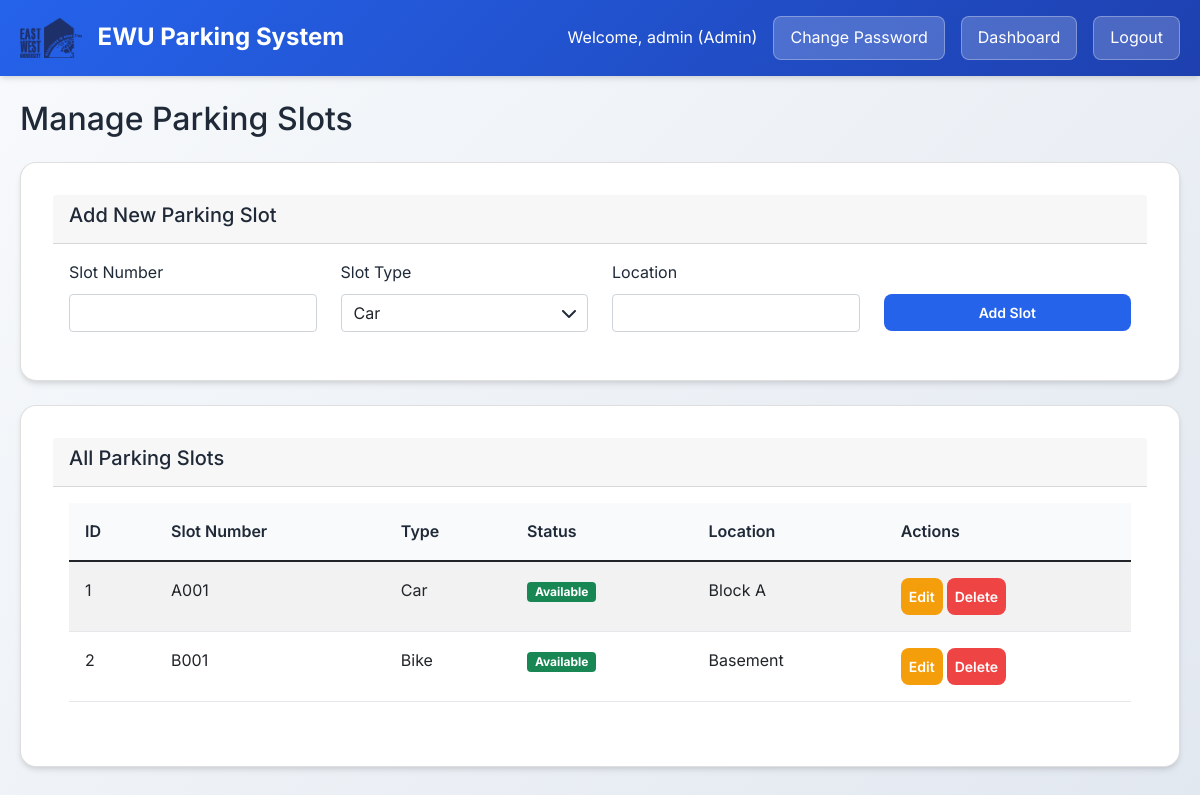
The page /manage_slots.php (signed in) on the database its author committed.
### tables this page shows
CREATE TABLE Parking_Slot (
    Parking_slot_id INT AUTO_INCREMENT PRIMARY KEY,
    Slot_number VARCHAR(10) UNIQUE NOT NULL,
    Slot_type ENUM('Car', 'Bike') NOT NULL,
    Is_occupied ENUM('yes', 'no') DEFAULT 'no',
    Location VARCHAR(50) NOT NULL
);

### db.php (called while the page is built, shortened)
<?php
function getDBConnection() {
    $conn = new mysqli(DB_HOST, DB_USER, DB_PASS, DB_NAME);
    return $conn;
}
?>

### models/ParkingSlot.php (called while the page is built, shortened)
<?php
require_once __DIR__ . '/../db.php';
class ParkingSlot {
    private $conn;
    public function __construct() {
        $this->conn = getDBConnection();
    }
    public function readAll() {
        $result = $this->conn->query("SELECT * FROM Parking_Slot");
        return $result->fetch_all(MYSQLI_ASSOC);
    }
}
?>

### manage_slots.php (the view, shortened to what this page needs)
<?php
require_once 'models/ParkingSlot.php';
$slotModel = new ParkingSlot();
$user_role = $_SESSION['role'];
$is_admin = ($user_role === 'Admin');
$slots = $slotModel->readAll();
?>
<!DOCTYPE html>
<html lang="en">
<head>
    <link href="https://cdn.jsdelivr.net/npm/bootstrap@5.1.3/dist/css/bootstrap.min.css" rel="stylesheet">
    <link href="https://cdnjs.cloudflare.com/ajax/libs/font-awesome/6.0.0/css/all.min.css" rel="stylesheet">
    <link href="assets/css/style.css" rel="stylesheet">
</head>
<body>
    <header class="header">
        <div class="container">
            <div class="header-brand">
                <img src="assets/images/logo.png" alt="Logo" class="header-logo">
                <h1>EWU Parking System</h1>
            </div>
            <div class="user-info">
                <span>Welcome, <?php echo htmlspecialchars($_SESSION['username']); ?> (<?php echo htmlspecialchars($_SESSION['role']); ?>)</span>
                <a href="change_password.php" class="btn-change-password">Change Password</a>
                <a href="dashboard.php" class="btn-logout">Dashboard</a>
                <a href="dashboard.php?logout=1" class="btn-logout">Logout</a>
            </div>
        </div>
    </header>
    <main class="container mt-4">
        <h2 class="mb-4">Manage Parking Slots</h2>
        <div class="card mb-4">
            <div class="card-header">
                <h5><?php echo $is_admin ? 'Add New Parking Slot' : 'Request New Parking Slot'; ?></h5>
            </div>
            <div class="card-body">
                <form method="POST" action="">
                    <div class="row">
                        <div class="col-md-3">
                            <label for="slot_number" class="form-label">Slot Number</label>
                            <input type="text" class="form-control" id="slot_number" name="slot_number" required>
                        </div>
                        <div class="col-md-3">
                            <label for="slot_type" class="form-label">Slot Type</label>
                            <div class="select-wrapper">
                                <select class="form-control" id="slot_type" name="slot_type" required>
                                    <option value="Car">Car</option>
                                </select>
                            </div>
                        </div>
                        <div class="col-md-3">
                            <label for="location" class="form-label">Location</label>
                            <input type="text" class="form-control" id="location" name="location" required>
                        </div>
                        <div class="col-md-3">
                            <label class="form-label">&nbsp;</label>
                            <?php if ($is_admin): ?>
                                <button type="submit" name="add_slot" class="btn btn-primary btn-sm w-100">Add Slot</button>
                            <?php else: ?>
                                <button type="submit" name="add_slot_request" class="btn btn-primary btn-sm w-100">Request Slot</button>
                            <?php endif; ?>
                        </div>
                    </div>
                </form>
            </div>
        </div>
        <div class="card">
            <div class="card-header">
                <h5>All Parking Slots</h5>
            </div>
            <div class="card-body">
                <div class="table-responsive">
                    <table class="table table-striped">
                        <thead>
                            <tr>
                                <th>ID</th>
                                <th>Slot Number</th>
                                <th>Type</th>
                                <th>Status</th>
                                <th>Location</th>
                                <th>Actions</th>
                            </tr>
                        </thead>
                        <tbody>
                            <?php foreach ($slots as $slot): ?>
                            <tr>
                                <td><?php echo htmlspecialchars($slot['Parking_slot_id']); ?></td>
                                <td><?php echo htmlspecialchars($slot['Slot_number']); ?></td>
                                <td><?php echo htmlspecialchars($slot['Slot_type']); ?></td>
                                <td>
                                    <span class="badge <?php echo $slot['Is_occupied'] === 'yes' ? 'bg-danger' : 'bg-success'; ?>">
                                        <?php echo $slot['Is_occupied'] === 'yes' ? 'Occupied' : 'Available'; ?>
                                    </span>
                                </td>
                                <td><?php echo htmlspecialchars($slot['Location']); ?></td>
                                <td>
                                    <?php if ($is_admin): ?>
                                        <div class="btn-group" role="group">
                                            <button class="btn btn-sm btn-warning" onclick="editSlot(<?php echo $slot['Parking_slot_id']; ?>, '<?php echo htmlspecialchars($slot['Slot_number']); ?>', '<?php echo htmlspecialchars($slot['Slot_type']); ?>', '<?php echo htmlspecialchars($slot['Is_occupied']); ?>', '<?php echo htmlspecialchars($slot['Location']); ?>')">Edit</button>
                                            <form method="POST" action="" style="display: inline-block; margin: 0;">
                                                <button type="submit" name="delete_slot" class="btn btn-sm btn-danger" onclick="return confirm('Are you sure you want to delete this slot?')">Delete</button>
                                            </form>
                                        </div>
                                    <?php else: ?>
                                        <span class="text-muted">No actions available</span>
                                    <?php endif; ?>
                                </td>
                            </tr>
                            <?php endforeach; ?>
                        </tbody>
                    </table>
                </div>
            </div>
        </div>
    </main>
</body>
</html>

### assets/css/style.css (style rules this page uses)
:root { --primary-color: #2563eb; --secondary-color: #1e40af; --accent-color: #3b82f6; --success-color: #10b981; --warning-color: #f59e0b; --danger-color: #ef4444; --light-bg: #f8fafc; --dark-text: #1f2937; --light-text: #6b7280; --border-color: #e5e7eb; --shadow: 0 4px 6px -1px rgba(0, 0, 0, 0.1), 0 2px 4px -1px rgba(0, 0, 0, 0.06); --shadow-lg: 0 10px 15px -3px rgba(0, 0, 0, 0.1), 0 4px 6px -2px rgba(0, 0, 0, 0.05); }
* { margin: 0; padding: 0; box-sizing: border-box; }
body { min-height: 100vh; }
body { font-family: 'Inter', -apple-system, BlinkMacSystemFont, 'Segoe UI', Roboto, sans-serif; background: linear-gradient(135deg, var(--light-bg) 0%, #e2e8f0 100%); min-height: 100vh; color: var(--dark-text); line-height: 1.6; }
.container { max-width: 1200px; margin: 0 auto; padding: 0 20px; }
.header { background: linear-gradient(135deg, var(--primary-color) 0%, var(--secondary-color) 100%); color: white; padding: 1rem 0; box-shadow: var(--shadow); position: sticky; top: 0; z-index: 100; }
.header .container { display: flex; justify-content: space-between; align-items: center; }
.header-brand { display: flex; align-items: center; gap: 1rem; }
.header-logo { height: 40px; width: auto; }
.header h1 { font-size: 1.5rem; font-weight: 700; margin: 0; }
.header .user-info { display: flex; align-items: center; gap: 1rem; }
.btn-change-password { background: rgba(255, 255, 255, 0.2); border: 1px solid rgba(255, 255, 255, 0.3); color: white; padding: 0.5rem 1rem; border-radius: 0.5rem; text-decoration: none; transition: all 0.3s ease; }
.btn-logout { background: rgba(255, 255, 255, 0.2); border: 1px solid rgba(255, 255, 255, 0.3); color: white; padding: 0.5rem 1rem; border-radius: 0.5rem; text-decoration: none; transition: all 0.3s ease; }
.btn { display: inline-block; padding: 0.75rem 2rem; border: none; border-radius: 0.5rem; font-size: 1rem; font-weight: 600; text-decoration: none; cursor: pointer; transition: all 0.3s ease; text-align: center; }
.btn-sm, .btn-primary, .btn-success, .btn-danger, .btn-warning { border-radius: 0.5rem; }
.btn.btn-sm.btn-warning { border-radius: 0.5rem !important; }
.btn-primary { background: var(--primary-color); color: white; }
.btn-danger { background: var(--danger-color); color: white; }
.btn-sm { padding: 0.5rem 0.5rem; font-size: 0.875rem; }
.btn-warning { background: var(--warning-color); color: white; }
.btn-group .btn { margin-right: 0.25rem; }
.btn-group .btn:last-child { margin-right: 0; }
td .btn-group .btn, .table .btn-group .btn { margin-right: 0.25rem; }
td .btn-group .btn:last-child, .table .btn-group .btn:last-child { margin-right: 0; }
.card { background: white; border-radius: 1rem; box-shadow: var(--shadow); padding: 2rem; transition: all 0.3s ease; }
.table { width: 100%; border-collapse: collapse; }
.table th, .table td { padding: 1rem; text-align: left; border-bottom: 1px solid var(--border-color); }
.table th { background: var(--light-bg); font-weight: 600; color: var(--dark-text); }
.select-wrapper { position: relative; }

### rows shown on the page
parking_slot: Parking_slot_id "1", Slot_number "A001", Slot_type "Car", Is_occupied "Available", Location "Block A"
parking_slot: Parking_slot_id "2", Slot_number "B001", Slot_type "Bike", Is_occupied "Available", Location "Basement"

### other values the page prints
$_SESSION['username'] "admin"
$_SESSION['role'] "Admin"
